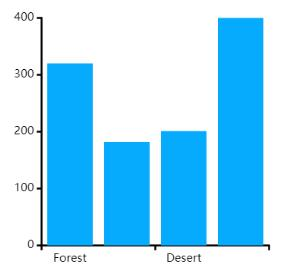
#> input picture img/zhu2.png, 294 x 269 px, given in place of zhu2.jpg, which was not available
$ python template_match.py
#> lines starting #> are read from the running program, lines starting #| are printed output that depends on the picture; after the words box and inside, x2 and y2 are one past the last pixel; in counts of white or black regions, pixels touching at a corner belong together; pictures that were not available may be replaced by others from this repository, and a replacement may not be noted
import cv2
import numpy as np


def cv_show(name, img):
    k = 0
    cv2.imshow(name, img)
    cv2.waitKey()
    if k == 27:  # 键盘上Esc键的键值
        cv2.destroyAllWindows()
        # cv2.destroyAllWindows()


# 读取样本图形
qu_template = cv2.imread(r'D:/1/zhu2.jpg')
#> qu_template is the input picture: shape (269, 294, 3); mean B, G, R 249.4, 220.6, 161.2

# cv_show('ref',ref)
ref_template = cv2.cvtColor(qu_template, cv2.COLOR_BGR2GRAY)
ref2_template = cv2.threshold(ref_template, 220, 255, cv2.THRESH_BINARY_INV)[1]
#> ref2_template: shape (269, 294); 38.9% white; 14 white regions, largest, box (x1, y1, x2, y2) and area: (36, 17, 270, 251) 30069, (14, 12, 34, 21) 101, (167, 253, 186, 262) 87

# 腐蚀与膨胀处理
kernel = np.ones((1, 1), np.uint8)
erosion_template = cv2.erode(ref2_template, kernel, iterations=100)
cv_show('erosion_template', erosion_template)
kernel = cv2.getStructuringElement(cv2.MORPH_RECT, (14, 14))
dst_template = cv2.dilate(erosion_template, kernel)
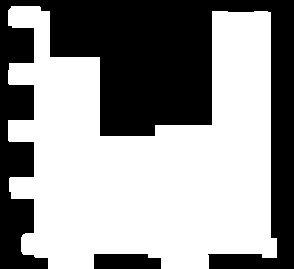
#> dst_template: shape (269, 294); 58.3% white; 2 black regions
cv_show('dst_template', dst_template)

contours, hireachy = cv2.findContours(dst_template, cv2.RETR_TREE, cv2.CHAIN_APPROX_SIMPLE)
#> contours = 1 contour; box (x1, y1, x2, y2) and area: (8, 6, 277, 269) 45348; hireachy = [[-1, -1, -1, -1]]
print('contours长度：')
print(len(contours))
#| 1
for i, contour in enumerate(contours):
    x, y, w, h = cv2.boundingRect(contours[i])
    cv2.rectangle(ref2_template, (x, y), (x + w, y + h), (255, 0, 0), 2)
    roi = ref2_template[y:y + h, x:x + w]
    r = 180.0 / roi.shape[1]
    dim = (180, int(roi.shape[0] * r))
    resized = cv2.resize(roi, (180, 175))
#> this loop made 1 pass
#> (x, y, w, h, r, dim) on pass 1: (8, 6, 269, 263, 0.669, (180, 175))
#> pass 1, `roi = ref2_template[y:y + h, x:x + w]`:
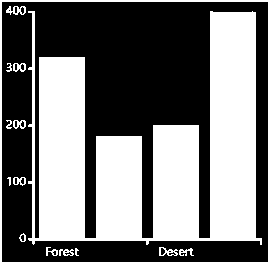
#> roi: shape (263, 269); 45.7% white; 15 white regions, largest, box (x1, y1, x2, y2) and area: (28, 11, 262, 245) 30069, (0, 0, 269, 263) 1587, (6, 6, 26, 15) 101
#> after the loop:
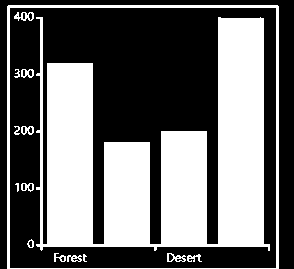
#> ref2_template: shape (269, 294); 42.3% white; 15 white regions, largest, box (x1, y1, x2, y2) and area: (36, 17, 270, 251) 30069, (7, 5, 279, 269) 2646, (14, 12, 34, 21) 101
    # [4 lines of commented-out code are left out]

cv_show('ref2_template', ref2_template)
cv_show('resized', resized)


img = cv2.imread(r'D:/1/zong2.png')
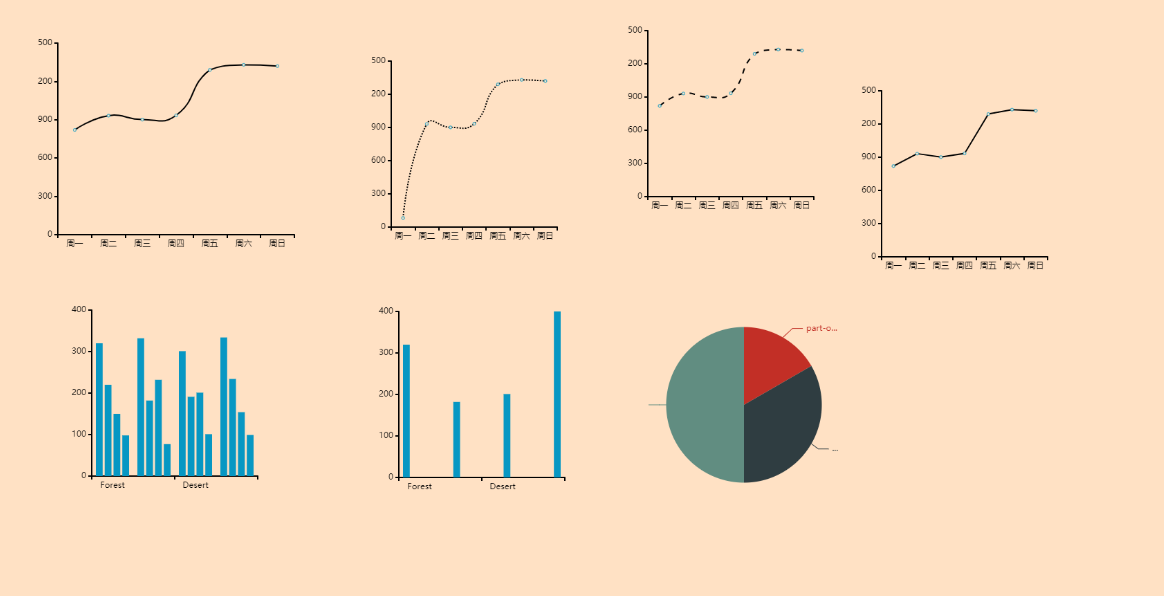
#> input picture img/zong2.png, 1164 x 596 px, found by its file name
#> img is the input picture: shape (596, 1164, 3); mean B, G, R 191.5, 218.3, 244.1
#cv_show('img',img)

ref = cv2.cvtColor(img, cv2.COLOR_BGR2GRAY)
#cv_show('ref',ref)

ref2 = cv2.threshold(ref, 220, 255, cv2.THRESH_BINARY_INV)[1]
#> ref2: shape (596, 1164); 6.5% white; 118 white regions (23 under 20 px)
#cv_show('ref2',ref2)

refCnts, hireachy = cv2.findContours(ref2.copy(), cv2.RETR_EXTERNAL, cv2.CHAIN_APPROX_SIMPLE)
#> refCnts = 118 contours, 37 with area under 20; largest, box (x1, y1, x2, y2) and area: (648, 326, 829, 483) 19098, (88, 309, 259, 480) 9479, (395, 310, 566, 481) 3413, (54, 42, 295, 238) 478, (73, 63, 279, 132) 388; hireachy = 118 rows, first 6: [1, -1, -1, -1], [2, 0, -1, -1], [3, 1, -1, -1], [4, 2, -1, -1], [5, 3, -1, -1], [6, 4, -1, -1]

cv2.drawContours(img, refCnts, -1, (0, 0, 255), 1)
#> img: shape (596, 1164, 3); 1.81% of pixels changed, all inside (x1, y1, x2, y2) = (37, 26, 1049, 490)
#cv_show('img',img)
# print(np.array(refCnts).shape)

rectKernel = cv2.getStructuringElement(cv2.MORPH_RECT, (180, 180))
#> rectKernel: shape (180, 180); every value is 1
sqKernel = cv2.getStructuringElement(cv2.MORPH_RECT, (5, 5))
#> sqKernel = [[1, 1, 1, 1, 1], [1, 1, 1, 1, 1], [1, 1, 1, 1, 1], [1, 1, 1, 1, 1], [1, 1, 1, 1, 1]]

# gradx = cv2.morphologyEx(ref2,cv2.MORPH_CLOSE,rectKernel)
# #cv_show('gradx',gradx)

# 腐蚀与膨胀处理
kernel = np.ones((1, 1), np.uint8)
erosion = cv2.erode(ref2, kernel, iterations=100)
#cv_show('erosion', erosion)
kernel = cv2.getStructuringElement(cv2.MORPH_RECT, (15, 15))
dst = cv2.dilate(erosion, kernel)
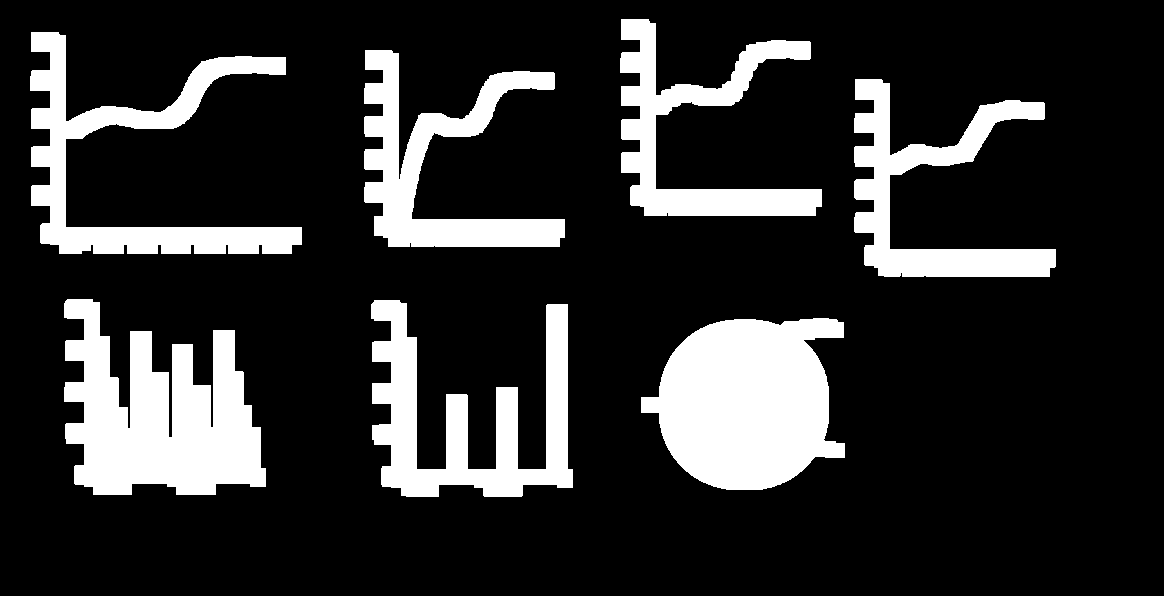
#> dst: shape (596, 1164); 18% white; 7 white regions
cv_show('dst', dst)

contours, hireachy = cv2.findContours(dst, cv2.RETR_TREE, cv2.CHAIN_APPROX_SIMPLE)
#> contours = 7 contours; box (x1, y1, x2, y2) and area: (641, 318, 845, 490) 25234, (64, 299, 266, 495) 24062, (371, 300, 573, 497) 16038, (30, 32, 302, 254) 15778, (364, 50, 565, 247) 13932, (854, 79, 1056, 277) 12876, (620, 19, 822, 216) 12600; hireachy = [[1, -1, -1, -1], [2, 0, -1, -1], [3, 1, -1, -1], [4, 2, -1, -1], [5, 3, -1, -1], [6, 4, -1, -1], [-1, 5, -1, -1]]
print(len(contours))
#| 7

# 计算得分
scores = []
for i, contour in enumerate(contours):
    x, y, w, h = cv2.boundingRect(contours[i])
    cv2.rectangle(img, (x, y), (x + w, y + h), (255, 0, 0), 2)

    roi_ins = ref2[y:y + h, x:x + w]

    r = 180.0 / roi_ins.shape[1]
    dim = (180, int(roi_ins.shape[0] * r))
    resized_ins = cv2.resize(roi_ins, dim)

    result = cv2.matchTemplate(resized_ins, ref2_template, cv2.TM_CCORR)
    (_, score, _, _) = cv2.minMaxLoc(result)
    scores.append(score)
    print(str(i) + '得分：')
    print(score)
    #cv_show('roi_ins' + str(i), resized_ins)
    cv2.rectangle(img,(x-5,y-5),(x+w+5,y+h+5),(0,0,255),2)
    # [4 lines of commented-out code are left out]

    cv_show('img', img)
    print('------------------------------------')
#> this loop made 7 passes
#> (x, y, w, h, r, dim, score) on passes 1 to 7: (641, 318, 204, 172, 0.882, (180, 151), 755836288), (371, 300, 202, 197, 0.891, (180, 175), 238895216), (64, 299, 202, 196, 0.891, (180, 174), 508599296), (854, 79, 202, 198, 0.891, (180, 176), 99004008), (364, 50, 201, 197, 0.896, (180, 176), 99839392), (30, 32, 272, 222, 0.662, (180, 146), 58788716), (620, 19, 202, 197, 0.891, (180, 175), 93720152)
#> (printed output is left out)
#> img: shape (596, 1164, 3); mean B, G, R 185.6, 204.6, 240.2
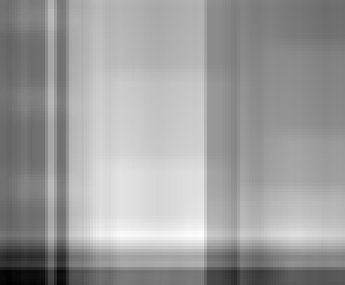
#> result: shape (95, 115) float32 (shown 3 times larger); min 14295807, max 93720152, mean 63446616; drawn with min black and max white
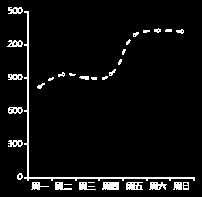
#> roi_ins: shape (197, 202); 5.3% white in thin lines or dots, all inside (x1, y1, x2, y2) = (7, 7, 195, 190)
#> after the loop, scores = [755836288, 238895216, 508599296, 99004008, 99839392, 58788716, 93720152]

# cv_show('img',img)
